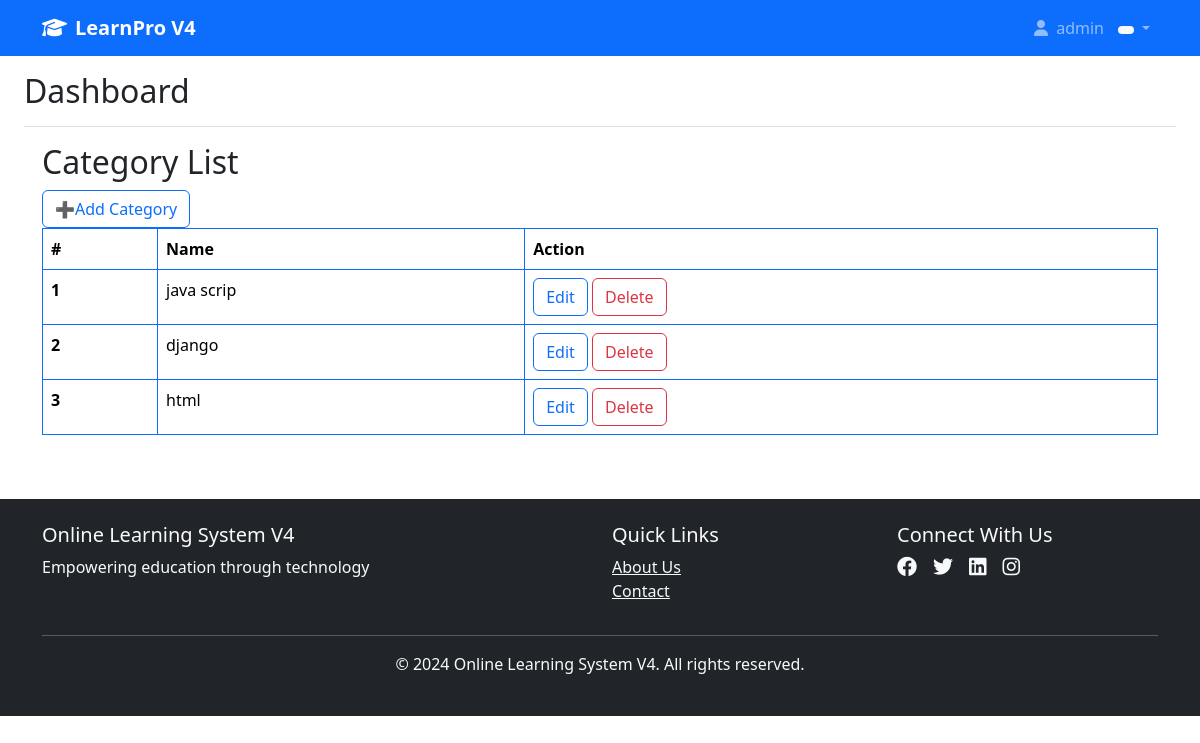
Screenshot of /categories/ (signed in) with the database file from the repository.
### users/models.py (models this page shows, shortened)
class User(AbstractUser):
    ROLE_CHOICES = (
        ('student', 'Student'),
        ('instructor', 'Instructor'),
        ('employee', 'Employee'),
    )
    role = models.CharField(max_length=20, choices=ROLE_CHOICES)

### course_management/models.py (models this page shows, shortened)
class Category(models.Model):
    name = models.CharField(max_length=100)

### users/decorators.py (the view)
    def wrapper_func(request, *args, **kwargs):
        if 'user_id' in request.session:
            return view_func(request, *args, **kwargs)
        else:
            messages.error(request, "Please login to access this page.")
            return redirect('/login/')  # DIRECT PATH

### course_management/views.py (called while the page is built)
@login_required
def category_list(request):
    categories = Category.objects.all()
    return render(request, 'categories/category_list.html', {'categories': categories})

### course_management/templates/categories/category_list.html (shortened to what this page needs)
{% extends 'base.html' %}
{% block content %}
<!DOCTYPE html>
<html lang="en">
<head>
  <link href="https://cdn.jsdelivr.net/npm/bootstrap@5.3.7/dist/css/bootstrap.min.css" rel="stylesheet"
 />
</head>
<body>
  <div class="container">
    <h2>Category List</h2>
    <a href="{% url 'category_add' %} " class="btn btn-outline-primary">➕Add Category</a>
    <table class="table table-bordered border-primary">
      <thead>
        <tr>
          <th scope="col">#</th>
          <th scope="col">Name</th>
          <th scope="col">Action</th>
        </tr>
      </thead>
      <tbody>
        {% for category in categories %}
        <tr>
          <th scope="row">{{ forloop.counter }}</th>
          <td>{{ category.name }}</td>
          <td>
            <a href="{% url 'category_edit' category.id %} " class="btn btn-outline-primary">Edit</a>
            <a href="{% url 'category_delete' category.id %} " class="btn btn-outline-danger">Delete</a>
          </td>
        </tr>
        {% endfor %}
      </tbody>
    </table>
  </div>
</body>
</html>
{% endblock %}

### templates/base.html (shortened to what this page needs)
<!DOCTYPE html>
<html lang="en">
<head>
    <link href="https://cdn.jsdelivr.net/npm/bootstrap@5.3.0/dist/css/bootstrap.min.css" rel="stylesheet">
    <link rel="stylesheet" href="https://cdnjs.cloudflare.com/ajax/libs/font-awesome/6.4.0/css/all.min.css">
</head>
<body>
    <nav class="navbar navbar-expand-lg navbar-dark bg-primary">
        <div class="container">
            <a class="navbar-brand" href="{% url 'home' %}">
                <i class="fas fa-graduation-cap me-2"></i>LearnPro V4
            </a>
            <div class="collapse navbar-collapse" id="navbarNav">
                <ul class="navbar-nav">
                    {% if user.is_authenticated %}
                        <li class="nav-item dropdown">
                            <a class="nav-link dropdown-toggle" href="#" id="userDropdown" role="button" data-bs-toggle="dropdown">
                                <i class="fas fa-user me-1"></i>
                                {{ user.get_full_name|default:user.username }}
                                <span class="badge bg-light text-dark role-badge">
                                </span>
                            </a>
                        </li>
                    {% endif %}
                </ul>
            </div>
        </div>
    </nav>
    <div class="container-fluid">
        <div class="row">
            <main class="col-12 px-md-4">
                <div class="d-flex justify-content-between flex-wrap flex-md-nowrap align-items-center pt-3 pb-2 mb-3 border-bottom">
                    <h1 class="h2">{% block page_title %}Dashboard{% endblock %}</h1>
                </div>
                {% block content %}{% endblock %}
            </main>
        </div>
    </div>
    <footer class="bg-dark text-light py-4 mt-5">
        <div class="container">
            <div class="row">
                <div class="col-md-6">
                    <h5>Online Learning System V4</h5>
                    <p>Empowering education through technology</p>
                </div>
                <div class="col-md-3">
                    <h5>Quick Links</h5>
                    <ul class="list-unstyled">
                        <li><a href="#" class="text-light">About Us</a></li>
                        <li><a href="#" class="text-light">Contact</a></li>
                    </ul>
                </div>
                <div class="col-md-3">
                    <h5>Connect With Us</h5>
                    <div class="d-flex">
                        <a href="#" class="text-light me-3"><i class="fab fa-facebook fa-lg"></i></a>
                        <a href="#" class="text-light me-3"><i class="fab fa-twitter fa-lg"></i></a>
                        <a href="#" class="text-light me-3"><i class="fab fa-linkedin fa-lg"></i></a>
                        <a href="#" class="text-light"><i class="fab fa-instagram fa-lg"></i></a>
                    </div>
                </div>
            </div>
            <hr class="bg-light">
            <div class="text-center">
                <p>&copy; 2024 Online Learning System V4. All rights reserved.</p>
            </div>
        </div>
    </footer>
</body>
</html>

### templates/base.html (style rules this page uses)
.navbar-brand { font-weight: bold; }
.role-badge { font-size: 0.8rem; margin-left: 10px; }

### rows the page displays
User: get_full_name "admin"
Category: name "java scrip"
Category: name "django"
Category: name "html"
